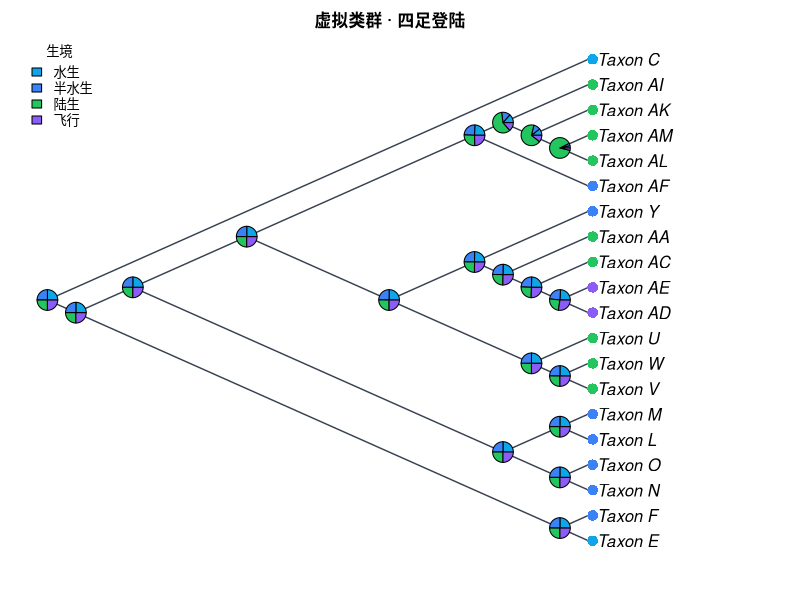

This figure's R source:
#!/usr/bin/env Rscript
# CladeForge reproducible-analysis script
# Project : 虚拟类群 · 四足登陆
# Format  : CladeForge project v0.1.0
#
# What this script reproduces, and what it does not:
#   REPRODUCED (same algorithms as the application):
#     * Sankoff parsimony with the project's step matrix (advisory baseline);
#     * equal-rates Mk ancestral-state reconstruction (pruning + up-pass), i.e.
#       the posterior probabilities the app reports.
#   APPROXIMATED:
#     * a PDF figure drawn from the same data — character-coloured tips,
#       posterior pies, legend — in the project's cladogram layout
#       (equal branch spacing, like the CladeForge cladogram (branch lengths ignored)). It is NOT a pixel copy of the on-screen figure: manual
#       node positions, collapsed clades, custom reticulation edges, era bands
#       and the interactive ladderising order are GUI state that ape does not
#       consume. The topology, tip labels, states and posteriors are identical;
#       the geometry is a same-data rendering.
#   Branch lengths: present, used as given.
# Run with: Rscript this_file.R   (install.packages("ape") if needed)

library(ape)

# The tree is assembled from vectors rather than parsed from Newick, so every
# label survives byte-exact even where ape's own reader would mangle it.
tree <- structure(
  list(
    edge = matrix(c(21, 22, 21, 1, 22, 23, 22, 24, 23, 2, 23, 3, 24, 25, 24, 26, 25, 27, 25, 28, 26, 29, 26, 30, 27, 4, 27, 5, 28, 6, 28, 7, 29, 31, 29, 32, 30, 8, 30, 33, 31, 34, 31, 9, 32, 35, 32, 10, 33, 36, 33, 11, 34, 12, 34, 13, 35, 37, 35, 14, 36, 38, 36, 15, 37, 39, 37, 16, 38, 17, 38, 18, 39, 19, 39, 20), ncol = 2, byrow = TRUE),
    edge.length = c(20, 430, 20, 30, 390, 390, 10, 60, 10, 15, 10, 120, 360, 360, 355, 355, 45, 60, 200, 120, 5, 265, 20, 250, 15, 80, 260, 260, 30, 230, 35, 65, 50, 200, 30, 30, 150, 150),
    Nnode = 19L,
    tip.label = c("Taxon_C", "Taxon_E", "Taxon_F", "Taxon_N", "Taxon_O", "Taxon_L", "Taxon_M", "Taxon_AF", "Taxon_U", "Taxon_Y", "Taxon_AI", "Taxon_V", "Taxon_W", "Taxon_AA", "Taxon_AK", "Taxon_AC", "Taxon_AL", "Taxon_AM", "Taxon_AD", "Taxon_AE"),
    node.label = c("Taxon_A", "Taxon_B", "Taxon_D", "Taxon_G", "Taxon_H", "Taxon_K", "Taxon_I", "Taxon_J", "Taxon_P", "Taxon_Q", "Taxon_R", "Taxon_S", "Taxon_AG", "Taxon_T", "Taxon_X", "Taxon_AH", "Taxon_Z", "Taxon_AJ", "Taxon_AB")
  ),
  class = "phylo"
)

# Branch lengths, with an explicit unit-length fallback: a cladogram-only project
# serialises no lengths at all, and 1 / mean(NULL) would poison every
# transition probability below.
bl <- tree$edge.length
if (is.null(bl) || !any(is.finite(bl) & bl > 0)) {
  bl <- rep(1, nrow(tree$edge))
  cat("NOTE: the tree carries no usable branch lengths; Mk probabilities and the\n")
  cat("      figure use unit (equal) branch lengths, i.e. topology-only inference.\n\n")
}

# Equal-rates Mk rate: one expected substitution per mean branch, so the
# transition probabilities are invariant to the tree's absolute scale. Every
# length above is already resolved the way the application resolves it (a
# recorded 0 is a real zero; unset / negative / non-finite became 1), so the mean
# runs over ALL of them — filtering here would drop zero-length and unmeasured
# edges from the average and make this script reconstruct at a different rate
# than the application reports. Deriving it from the fallback-protected bl
# above is what keeps the rate finite for a cladogram-only project.
rate <- 1 / mean(bl)


characters <- list(
  list(
    name = "生境",
    type = "discrete",
    states = c("水生", "半水生", "陆生", "飞行"),
    colors = c("#0ea5e9", "#3b82f6", "#22c55e", "#8b5cf6"),
    cost = NULL,
    tips = c("Taxon_C" = "水生", "Taxon_E" = "水生", "Taxon_F" = "半水生", "Taxon_L" = "半水生", "Taxon_M" = "半水生", "Taxon_N" = "半水生", "Taxon_O" = "半水生", "Taxon_U" = "陆生", "Taxon_V" = "陆生", "Taxon_W" = "陆生", "Taxon_Y" = "半水生", "Taxon_AA" = "陆生", "Taxon_AC" = "陆生", "Taxon_AD" = "飞行", "Taxon_AE" = "飞行", "Taxon_AF" = "半水生", "Taxon_AI" = "陆生", "Taxon_AK" = "陆生", "Taxon_AL" = "陆生", "Taxon_AM" = "陆生")
  ),
  list(
    name = "附肢类型",
    type = "discrete",
    states = c("鳍", "趾型", "翼"),
    colors = c("#0284c7", "#b45309", "#8b5cf6"),
    cost = NULL,
    tips = c("Taxon_C" = "鳍", "Taxon_E" = "鳍", "Taxon_F" = "鳍", "Taxon_L" = "趾型", "Taxon_M" = "趾型", "Taxon_N" = "趾型", "Taxon_O" = "趾型", "Taxon_U" = "趾型", "Taxon_V" = "趾型", "Taxon_W" = "趾型", "Taxon_Y" = "趾型", "Taxon_AA" = "趾型", "Taxon_AC" = "趾型", "Taxon_AD" = "翼", "Taxon_AE" = "翼", "Taxon_AF" = "趾型", "Taxon_AI" = "趾型", "Taxon_AK" = "趾型", "Taxon_AL" = "趾型", "Taxon_AM" = "趾型")
  )
)

# --- helpers ----------------------------------------------------------------

## Equal-rates (ER) Mk transition matrix P(t): the same closed form used by
## CladeForge's inference assistant. The rate is scaled by the mean branch
## length so probabilities are invariant to the tree's absolute scale.
p_er <- function(t, k, rate) {
  e <- exp(-k * rate * t)
  P <- matrix(1 / k, k, k) - (1 / k) * e
  diag(P) <- 1 / k + ((k - 1) / k) * e
  P
}

## Sankoff parsimony down/up pass. 'cost' is k x k; tips absent from tip_states
## are treated as missing data.
sankoff <- function(tree, tip_states, states, cost) {
  ntip <- length(tree$tip.label)
  k <- length(states)
  sidx <- setNames(seq_len(k), states)
  x <- sidx[tip_states[tree$tip.label]]
  parent <- tree$edge[, 1]
  child <- tree$edge[, 2]
  kids <- split(child, parent)
  root <- setdiff(unique(parent), unique(child))
  g <- matrix(0, nrow = ntip + tree$Nnode, ncol = k)
  rownames(g) <- as.character(seq_len(ntip + tree$Nnode))
  ## Down-pass: internal node indices decrease from root, so descending order
  ## visits children before parents.
  for (v in sort(as.integer(names(kids)), decreasing = TRUE)) {
    for (i in seq_len(k)) {
      total <- 0
      for (ch in kids[[as.character(v)]]) {
        if (ch <= ntip) {
          xi <- x[[ch]]
          if (is.na(xi)) next
          total <- total + min(cost[i, ] + ifelse(seq_len(k) == xi, 0, Inf))
        } else {
          total <- total + min(cost[i, ] + g[as.character(ch), ])
        }
      }
      g[as.character(v), i] <- total
    }
  }
  ## Up-pass: assign each node a state minimising cost given its parent.
  node_state <- integer(ntip + tree$Nnode)
  walk <- function(v, parent_state) {
    base <- if (parent_state == 0L) rep(0, k) else cost[parent_state, ]
    scores <- base + g[as.character(v), ]
    best <- which.min(scores)
    node_state[v] <<- best
    for (ch in kids[[as.character(v)]]) {
      if (ch > ntip) walk(ch, best)
    }
  }
  walk(root, 0L)
  list(cost = min(g[as.character(root), ]),
       states = node_state, k = k)
}

## Equal-rates Mk marginal ancestral reconstruction: Felsenstein pruning
## (down-pass) + parent/sibling up-pass, normal space. Uses the script-level
## 'bl' (which already falls back to unit lengths when the tree has none) and the
## script-level 'rate' (= 1 / mean usable branch length); both are bound before
## this function is ever called. For very large or very unbalanced trees prefer
## log-space implementations (phangorn::ace, phytools).
mk_asr <- function(tree, tip_states, states) {
  ntip <- length(tree$tip.label)
  k <- length(states)
  sidx <- setNames(seq_len(k), states)
  x <- sidx[tip_states[tree$tip.label]]
  parent <- tree$edge[, 1]
  child <- tree$edge[, 2]
  kids <- split(seq_along(child), parent)  # edge-row indices per parent
  root <- setdiff(unique(parent), unique(child))
  L <- matrix(1, nrow = ntip + tree$Nnode, ncol = k)
  rownames(L) <- as.character(seq_len(ntip + tree$Nnode))
  for (v in sort(as.integer(names(kids)), decreasing = TRUE)) {
    rows <- kids[[as.character(v)]]
    vec <- rep(1, k)
    for (r in rows) {
      ch <- child[r]
      m <- if (ch <= ntip) {
        xi <- x[[ch]]
        if (is.na(xi)) rep(1, k) else as.numeric(seq_len(k) == xi)
      } else L[as.character(ch), ]
      vec <- vec * (p_er(bl[r], k, rate) %*% m)
    }
    s <- sum(vec)
    L[as.character(v), ] <- if (s > 0) vec / s else rep(1 / k, k)
  }
  G <- matrix(1 / k, nrow = ntip + tree$Nnode, ncol = k)
  rownames(G) <- rownames(L)
  for (v in sort(as.integer(names(kids)))) {
    rows <- kids[[as.character(v)]]
    for (r in rows) {
      ch <- child[r]
      if (ch <= ntip) next
      sib_msg <- rep(1, k)
      for (r2 in rows) {
        ch2 <- child[r2]
        if (ch2 == ch) next
        m2 <- if (ch2 <= ntip) {
          xi <- x[[ch2]]
          if (is.na(xi)) rep(1, k) else as.numeric(seq_len(k) == xi)
        } else L[as.character(ch2), ]
        sib_msg <- sib_msg * (p_er(bl[r2], k, rate) %*% m2)
      }
      G[as.character(ch), ] <- p_er(bl[r], k, rate) %*% (G[as.character(v), ] * sib_msg)
      G[as.character(ch), ] <- G[as.character(ch), ] / sum(G[as.character(ch), ])
    }
  }
  post <- L * G
  post <- post / rowSums(post)
  list(posterior = post)
}

# --- analysis ---------------------------------------------------------------

cat("CladeForge reproducible analysis\n")
cat("Tree:", Ntip(tree), "tips,", tree$Nnode, "internal nodes\n\n")

internal_nodes <- (length(tree$tip.label) + 1):(length(tree$tip.label) + tree$Nnode)

for (ch in characters) {
  cat("== Character:", ch$name, "==\n")
  if (ch$type != "discrete" || length(ch$states) < 2) {
    cat("   continuous or single-state: exported as data only\n\n")
    next
  }
  scored <- ch$tips[names(ch$tips) %in% tree$tip.label]
  cost <- ch$cost
  if (is.null(cost)) {
    k <- length(ch$states)
    cost <- matrix(1, k, k); diag(cost) <- 0
  }
  sp <- sankoff(tree, scored, ch$states, cost)
  cat(sprintf("   Sankoff minimum cost: %g (step-matrix units)\n", sp$cost))
  asr <- mk_asr(tree, scored, ch$states)
  cat("   Mk posterior at each internal node (states:",
      paste(ch$states, collapse = " / "), ")\n")
  print(round(asr$posterior[as.character(internal_nodes), , drop = FALSE], 3))
  cat("\n")
}

# --- figure -----------------------------------------------------------------
# A same-data rendering of the GUI figure: character-coloured tips (first
# discrete character) + posterior pies at internal nodes + auto legend, in the
# layout the project is displayed as. Manual positions / collapsed clades /
# custom edges / era bands are GUI-only and are not reproduced here.

discrete <- Filter(function(ch) ch$type == "discrete" && length(ch$states) >= 2, characters)

# cairo_pdf renders unicode labels reliably; use pdf() if cairo is unavailable.
cairo_pdf("cladeforge_reconstruction.pdf", width = 9, height = 7)
par(mar = c(2, 1, 2, 2), xpd = NA)
cat("Figure layout: type = cladogram, use.edge.length = FALSE",
    "(equal branch spacing, like the CladeForge cladogram (branch lengths ignored))\n")
plot(tree, type = "cladogram", use.edge.length = FALSE,
     show.tip.label = TRUE,
     label.offset = 0.3,
     edge.color = "#374151", edge.width = 1.4)
title(main = "虚拟类群 · 四足登陆", cex.main = 1.0)

if (length(discrete) > 0) {
  main <- discrete[[1]]
  scored <- main$tips[names(main$tips) %in% tree$tip.label]
  k <- length(main$states)
  cost <- main$cost
  if (is.null(cost)) { cost <- matrix(1, k, k); diag(cost) <- 0 }

  tip_col <- rep("#6b7280", Ntip(tree))
  names(tip_col) <- tree$tip.label
  for (lab in names(scored)) tip_col[[lab]] <- main$colors[[match(scored[[lab]], main$states)]]
  tiplabels(pch = 16, col = tip_col, cex = 1.4, offset = 0.15)

  asr <- mk_asr(tree, scored, main$states)
  nodelabels(node = internal_nodes, pie = asr$posterior[as.character(internal_nodes), , drop = FALSE],
             piecol = main$colors, cex = 0.7)
  legend("topleft", legend = main$states, fill = main$colors,
         title = main$name, bty = "n", cex = 0.8)
}

dev.off()

cat("Wrote cladeforge_reconstruction.pdf\n")
